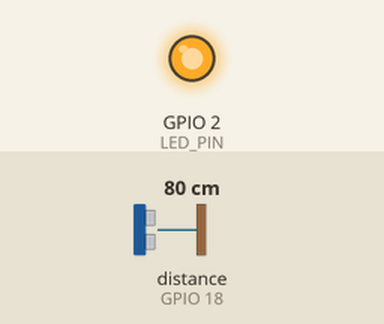
The sketch below on a simulated ESP32. Shown: output pins drawn as LEDs (lit = HIGH). Wiring (inferred from the names in the program): ultrasonic range finder: trigger GPIO 5; echo GPIO 18. The inputs (shaded band) are chosen by the test bench; at power-on: distance to the obstacle (sensor on GPIO 18) 80 cm. The echo pulse lasts 58.3 µs per cm; WiFi joins after 1.5 s; servers stay silent unless stated; uploads are accepted with an empty reply; pins used as bus, display or sensor lines are not drawn; what the sketch prints to the serial monitor is not drawn. At 1.9 s the program puts the board to deep sleep or switches it off; the recording ends there.

Above: at 0.2 s.
Timing chart, 0 to 1.9 s (numbered marks = the images above):
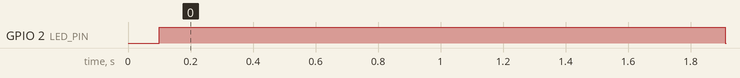

Measured:
- by itself, GPIO 2 (LED_PIN): LOW → HIGH at 0.10 s, → LOW 1.8 s later

The sketch:

esp32_firmware.ino
```cpp
/*
 ===============================================================================
  IdleBin: Ultra-Low-Power Smart IoT Module Firmware
  Platform: ESP32 Dev Module (Arduino IDE / PlatformIO)
  Pondicherry University Grand Finale - 28 October 2026

  Wiring Connections:
  - REED SWITCH: GPIO 33 (PULLED HIGH via internal pullup, connects to GND when pedal drops)
  - ULTRASONIC SENSOR (HC-SR04):
      * TRIG: GPIO 5
      * ECHO: GPIO 18
  - STATUS LED: GPIO 2 (Blinks on telemetry transmission)
  - BATTERY MONITOR: GPIO 34 (ADC with 1:1 voltage divider)

  Power Profile:
  - Deep sleep current: ~15 uA
  - Wakes up ONLY when foot pedal triggers the Reed Switch
  - Transmits JSON payload in ~1.2 seconds, then returns to deep sleep immediately
 ===============================================================================
*/

#include <WiFi.h>
#include <HTTPClient.h>
#include <esp_sleep.h>

// --- Configuration Constants ---
const char* WIFI_SSID     = "Your_WiFi_SSID";         // e.g. Phone hotspot or University Wi-Fi
const char* WIFI_PASSWORD = "Your_WiFi_Password";
const char* SERVER_URL    = "http://192.168.1.100:8000/api/telemetry"; // URL of IdleBin Server

#define BIN_ID              "IB-PU-01"
#define LOCATION_NAME       "Central Canteen"
#define BIN_FULL_DEPTH_CM   80.0    // Total vertical depth of bin when empty

// --- Hardware Pins ---
#define REED_SWITCH_PIN     GPIO_NUM_33   // Wake-up pin
#define TRIG_PIN            5
#define ECHO_PIN            18
#define LED_PIN             2
#define BATTERY_PIN         34

// --- Non-Volatile RTC Memory (Persists across Deep Sleep) ---
RTC_DATA_ATTR int rtc_stroke_count = 0;
RTC_DATA_ATTR int rtc_boot_count   = 0;

// Function to measure distance using ultrasonic sensor
float readDistanceCM() {
  digitalWrite(TRIG_PIN, LOW);
  delayMicroseconds(2);
  digitalWrite(TRIG_PIN, HIGH);
  delayMicroseconds(10);
  digitalWrite(TRIG_PIN, LOW);

  long duration = pulseIn(ECHO_PIN, HIGH, 30000); // 30ms timeout (~5 meters max)
  if (duration == 0) return BIN_FULL_DEPTH_CM;    // Timeout fallback

  float distance = (duration * 0.0343) / 2.0;
  return distance;
}

// Function to estimate battery millivolts
int readBatteryMV() {
  int raw = analogRead(BATTERY_PIN);
  // ADC reading with 2:1 divider factor for 3.7V - 4.2V Li-ion
  float voltage = (raw / 4095.0) * 3.3 * 2.0 * 1000.0;
  return (int)voltage;
}

void setup() {
  Serial.begin(115200);
  delay(100);

  pinMode(LED_PIN, OUTPUT);
  pinMode(TRIG_PIN, OUTPUT);
  pinMode(ECHO_PIN, INPUT);
  pinMode(REED_SWITCH_PIN, INPUT_PULLUP);

  digitalWrite(LED_PIN, HIGH); // LED On during active phase

  rtc_boot_count++;

  // Check wakeup reason
  esp_sleep_wakeup_cause_t wakeup_reason = esp_sleep_get_wakeup_cause();
  if (wakeup_reason == ESP_SLEEP_WAKEUP_EXT0) {
    rtc_stroke_count++;
    Serial.printf("[IdleBin] Woke from Foot Pedal Crush! Total Strokes: %d\n", rtc_stroke_count);
  } else {
    Serial.println("[IdleBin] Initial Power-On or Timer Wakeup.");
  }

  // 1. Measure Distance & Compute Fill Percentage
  float distance_cm = readDistanceCM();
  float trash_height = max(0.0f, (float)BIN_FULL_DEPTH_CM - distance_cm);
  float fill_pct = constrain((trash_height / BIN_FULL_DEPTH_CM) * 100.0f, 0.0f, 100.0f);
  int battery_mv = readBatteryMV();

  Serial.printf("[IdleBin] Distance: %.1f cm | Fill: %.1f %% | Battery: %d mV\n",
                distance_cm, fill_pct, battery_mv);

  // 2. Connect to Wi-Fi
  Serial.print("[IdleBin] Connecting to Wi-Fi");
  WiFi.mode(WIFI_STA);
  WiFi.begin(WIFI_SSID, WIFI_PASSWORD);
  int attempts = 0;
  while (WiFi.status() != WL_CONNECTED && attempts < 15) {
    delay(200);
    Serial.print(".");
    attempts++;
  }
  Serial.println();

  // 3. Dispatch Telemetry HTTP POST Payload
  if (WiFi.status() == WL_CONNECTED) {
    HTTPClient http;
    http.begin(SERVER_URL);
    http.addHeader("Content-Type", "application/json");

    String jsonPayload = "{";
    jsonPayload += "\"bin_id\":\"" + String(BIN_ID) + "\",";
    jsonPayload += "\"location\":\"" + String(LOCATION_NAME) + "\",";
    jsonPayload += "\"stroke_count\":" + String(rtc_stroke_count) + ",";
    jsonPayload += "\"distance_cm\":" + String(distance_cm, 1) + ",";
    jsonPayload += "\"fill_pct\":" + String(fill_pct, 1) + ",";
    jsonPayload += "\"battery_mv\":" + String(battery_mv) + ",";
    jsonPayload += "\"event_type\":\"PEDAL_CRUSH\"";
    jsonPayload += "}";

    int httpCode = http.POST(jsonPayload);
    Serial.printf("[IdleBin] HTTP Response: %d\n", httpCode);
    http.end();
  } else {
    Serial.println("[IdleBin] Wi-Fi Connection Timed Out. Data stored in RTC memory.");
  }

  digitalWrite(LED_PIN, LOW); // LED Off before sleeping

  // 4. Configure Wakeup on Reed Switch (GPIO 33 pulled to GND on pedal drop)
  esp_sleep_enable_ext0_wakeup(REED_SWITCH_PIN, 0); // 0 = LOW trigger

  Serial.println("[IdleBin] Entering Deep Sleep. Awaiting next foot pedal crush...");
  Serial.flush();
  esp_deep_sleep_start();
}

void loop() {
  // Not used in deep sleep architecture
}
```
